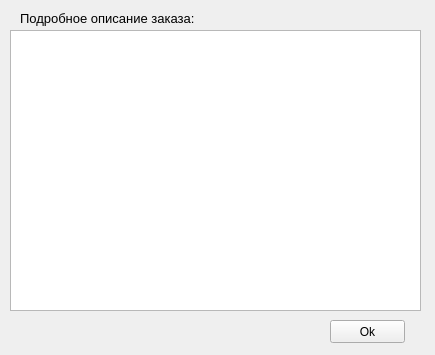
<?xml version="1.0" encoding="UTF-8"?>
<ui version="4.0">
 <class>Form</class>
 <widget class="QWidget" name="Form">
  <property name="geometry">
   <rect>
    <x>0</x>
    <y>0</y>
    <width>435</width>
    <height>355</height>
   </rect>
  </property>
  <property name="windowTitle">
   <string>Form</string>
  </property>
  <widget class="QListWidget" name="listWidget">
   <property name="geometry">
    <rect>
     <x>10</x>
     <y>30</y>
     <width>411</width>
     <height>281</height>
    </rect>
   </property>
  </widget>
  <widget class="QPushButton" name="pushButton">
   <property name="geometry">
    <rect>
     <x>330</x>
     <y>320</y>
     <width>75</width>
     <height>23</height>
    </rect>
   </property>
   <property name="text">
    <string>Ok</string>
   </property>
  </widget>
  <widget class="QLabel" name="label">
   <property name="geometry">
    <rect>
     <x>20</x>
     <y>10</y>
     <width>191</width>
     <height>16</height>
    </rect>
   </property>
   <property name="font">
    <font>
     <pointsize>10</pointsize>
    </font>
   </property>
   <property name="text">
    <string>Подробное описание заказа:</string>
   </property>
  </widget>
 </widget>
 <resources/>
 <connections/>
</ui>
